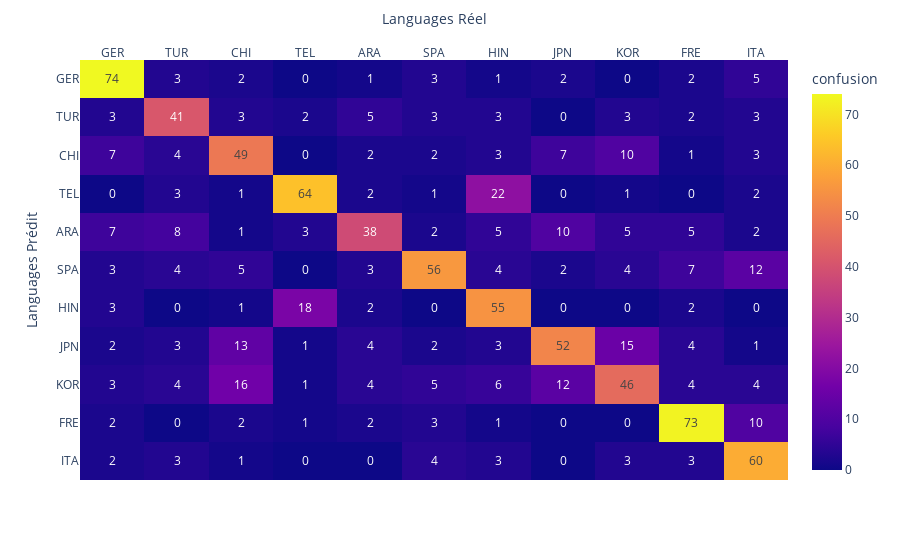
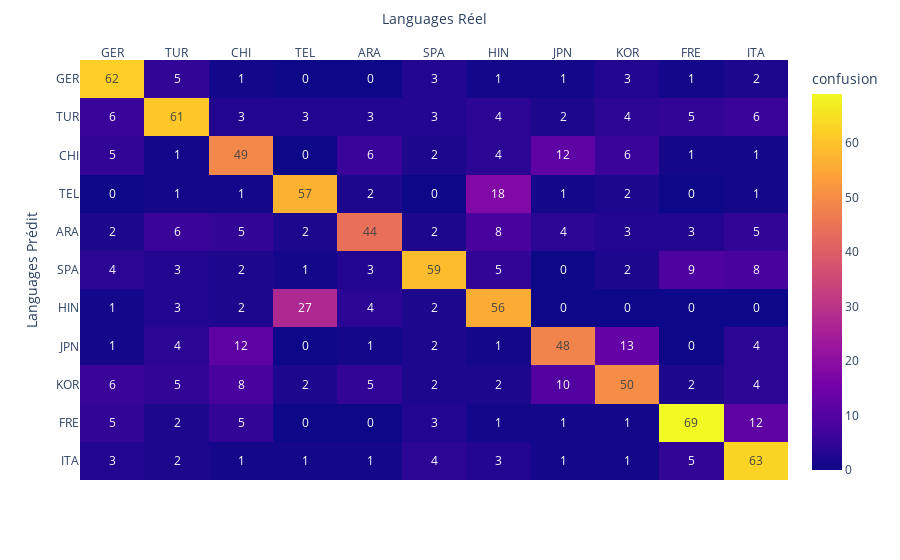

The notebook cell these images were saved under, in order:
### Markdown cell above
## Logistic Regression on the whole dataset

### Code cell
df = get_data()
X = df["Text"]
y = df["Lang"]

X_train, X_dev, X_test, y_train, y_dev, y_test = get_train_dev_test(X, y)
label_encoder, labels = get_label_encoder(df["Lang"])

train_one_model(CountVectorizer(), LogisticRegression(), labels, label_encoder, X_train, y_train, X_dev, y_dev, X_test, y_test, draw=True)

### Figure 1 — Plotly figure (JSON) as saved in the notebook; plotly's stock layout.template omitted (floating-point values rounded to 4 significant figures)
{"data": [{"coloraxis": "coloraxis", "hovertemplate": "Languages Réel: %{x}<br>Languages Prédit: %{y}<br>confusion: %{z}<extra></extra>", "name": "0", "texttemplate": "%{z}", "type": "heatmap", "x": ["GER", "TUR", "CHI", "TEL", "ARA", "SPA", "HIN", "JPN", "KOR", "FRE", "ITA"], "xaxis": "x", "y": ["GER", "TUR", "CHI", "TEL", "ARA", "SPA", "HIN", "JPN", "KOR", "FRE", "ITA"], "yaxis": "y", "z": [[74, 3, 2, 0, 1, 3, 1, 2, 0, 2, 5], [3, 41, 3, 2, 5, 3, 3, 0, 3, 2, 3], [7, 4, 49, 0, 2, 2, 3, 7, 10, 1, 3], [0, 3, 1, 64, 2, 1, 22, 0, 1, 0, 2], [7, 8, 1, 3, 38, 2, 5, 10, 5, 5, 2], [3, 4, 5, 0, 3, 56, 4, 2, 4, 7, 12], [3, 0, 1, 18, 2, 0, 55, 0, 0, 2, 0], [2, 3, 13, 1, 4, 2, 3, 52, 15, 4, 1], [3, 4, 16, 1, 4, 5, 6, 12, 46, 4, 4], [2, 0, 2, 1, 2, 3, 1, 0, 0, 73, 10], [2, 3, 1, 0, 0, 4, 3, 0, 3, 3, 60]]}], "layout": {"coloraxis": {"colorbar": {"title": {"text": "confusion"}}, "colorscale": [[0, "#0d0887"], [0.1111, "#46039f"], [0.2222, "#7201a8"], [0.3333, "#9c179e"], [0.4444, "#bd3786"], [0.5556, "#d8576b"], [0.6667, "#ed7953"], [0.7778, "#fb9f3a"], [0.8889, "#fdca26"], [1, "#f0f921"]]}, "margin": {"t": 60}, "xaxis": {"anchor": "y", "domain": [0, 1], "side": "top", "title": {"text": "Languages Réel"}}, "yaxis": {"anchor": "x", "autorange": "reversed", "domain": [0, 1], "title": {"text": "Languages Prédit"}}}}

### Figure 2 — Plotly figure (JSON) as saved in the notebook; plotly's stock layout.template omitted (floating-point values rounded to 4 significant figures)
{"data": [{"coloraxis": "coloraxis", "hovertemplate": "Languages Réel: %{x}<br>Languages Prédit: %{y}<br>confusion: %{z}<extra></extra>", "name": "0", "texttemplate": "%{z}", "type": "heatmap", "x": ["GER", "TUR", "CHI", "TEL", "ARA", "SPA", "HIN", "JPN", "KOR", "FRE", "ITA"], "xaxis": "x", "y": ["GER", "TUR", "CHI", "TEL", "ARA", "SPA", "HIN", "JPN", "KOR", "FRE", "ITA"], "yaxis": "y", "z": [[62, 5, 1, 0, 0, 3, 1, 1, 3, 1, 2], [6, 61, 3, 3, 3, 3, 4, 2, 4, 5, 6], [5, 1, 49, 0, 6, 2, 4, 12, 6, 1, 1], [0, 1, 1, 57, 2, 0, 18, 1, 2, 0, 1], [2, 6, 5, 2, 44, 2, 8, 4, 3, 3, 5], [4, 3, 2, 1, 3, 59, 5, 0, 2, 9, 8], [1, 3, 2, 27, 4, 2, 56, 0, 0, 0, 0], [1, 4, 12, 0, 1, 2, 1, 48, 13, 0, 4], [6, 5, 8, 2, 5, 2, 2, 10, 50, 2, 4], [5, 2, 5, 0, 0, 3, 1, 1, 1, 69, 12], [3, 2, 1, 1, 1, 4, 3, 1, 1, 5, 63]]}], "layout": {"coloraxis": {"colorbar": {"title": {"text": "confusion"}}, "colorscale": [[0, "#0d0887"], [0.1111, "#46039f"], [0.2222, "#7201a8"], [0.3333, "#9c179e"], [0.4444, "#bd3786"], [0.5556, "#d8576b"], [0.6667, "#ed7953"], [0.7778, "#fb9f3a"], [0.8889, "#fdca26"], [1, "#f0f921"]]}, "margin": {"t": 60}, "xaxis": {"anchor": "y", "domain": [0, 1], "side": "top", "title": {"text": "Languages Réel"}}, "yaxis": {"anchor": "x", "autorange": "reversed", "domain": [0, 1], "title": {"text": "Languages Prédit"}}}}
